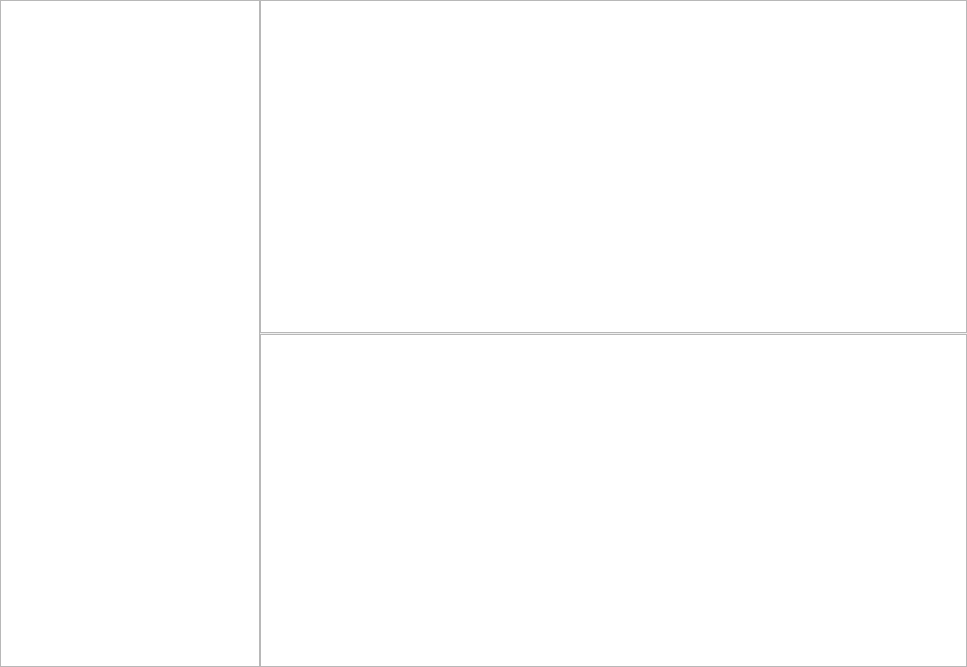
<?xml version="1.0" encoding="UTF-8"?>
<ui version="4.0">
 <class>pe_analysis_toolClass</class>
 <widget class="QMainWindow" name="pe_analysis_toolClass">
  <property name="geometry">
   <rect>
    <x>0</x>
    <y>0</y>
    <width>967</width>
    <height>667</height>
   </rect>
  </property>
  <property name="windowTitle">
   <string>pe_analysis_tool</string>
  </property>
  <widget class="QWidget" name="centralWidget">
   <property name="sizePolicy">
    <sizepolicy hsizetype="Expanding" vsizetype="Expanding">
     <horstretch>0</horstretch>
     <verstretch>0</verstretch>
    </sizepolicy>
   </property>
   <layout class="QHBoxLayout" name="horizontalLayout_2">
    <property name="spacing">
     <number>0</number>
    </property>
    <property name="leftMargin">
     <number>0</number>
    </property>
    <property name="topMargin">
     <number>0</number>
    </property>
    <property name="rightMargin">
     <number>0</number>
    </property>
    <property name="bottomMargin">
     <number>0</number>
    </property>
    <item>
     <layout class="QHBoxLayout" name="horizontalLayout">
      <property name="spacing">
       <number>0</number>
      </property>
      <item>
       <widget class="QTreeView" name="treeView">
        <property name="sizePolicy">
         <sizepolicy hsizetype="Expanding" vsizetype="Expanding">
          <horstretch>0</horstretch>
          <verstretch>0</verstretch>
         </sizepolicy>
        </property>
        <property name="maximumSize">
         <size>
          <width>260</width>
          <height>16777215</height>
         </size>
        </property>
        <property name="baseSize">
         <size>
          <width>0</width>
          <height>0</height>
         </size>
        </property>
       </widget>
      </item>
      <item>
       <widget class="QStackedWidget" name="stackedWidget">
        <property name="sizePolicy">
         <sizepolicy hsizetype="Expanding" vsizetype="Expanding">
          <horstretch>0</horstretch>
          <verstretch>0</verstretch>
         </sizepolicy>
        </property>
        <property name="currentIndex">
         <number>0</number>
        </property>
        <widget class="QWidget" name="pageMain">
         <property name="sizePolicy">
          <sizepolicy hsizetype="Expanding" vsizetype="Expanding">
           <horstretch>0</horstretch>
           <verstretch>0</verstretch>
          </sizepolicy>
         </property>
         <layout class="QVBoxLayout" name="verticalLayout">
          <property name="spacing">
           <number>3</number>
          </property>
          <property name="leftMargin">
           <number>0</number>
          </property>
          <property name="topMargin">
           <number>0</number>
          </property>
          <property name="rightMargin">
           <number>0</number>
          </property>
          <property name="bottomMargin">
           <number>0</number>
          </property>
          <item>
           <widget class="QSplitter" name="splitter_2">
            <property name="sizePolicy">
             <sizepolicy hsizetype="Expanding" vsizetype="Expanding">
              <horstretch>0</horstretch>
              <verstretch>0</verstretch>
             </sizepolicy>
            </property>
            <property name="orientation">
             <enum>Qt::Vertical</enum>
            </property>
            <property name="handleWidth">
             <number>1</number>
            </property>
            <widget class="QTableView" name="tableFileInfoUp">
             <property name="sizePolicy">
              <sizepolicy hsizetype="Expanding" vsizetype="Expanding">
               <horstretch>0</horstretch>
               <verstretch>0</verstretch>
              </sizepolicy>
             </property>
            </widget>
            <widget class="QTableView" name="tableFileInfoDown">
             <property name="sizePolicy">
              <sizepolicy hsizetype="Expanding" vsizetype="Expanding">
               <horstretch>0</horstretch>
               <verstretch>0</verstretch>
              </sizepolicy>
             </property>
            </widget>
           </widget>
          </item>
         </layout>
        </widget>
        <widget class="QWidget" name="pageDos">
         <layout class="QVBoxLayout" name="verticalLayout_4">
          <property name="spacing">
           <number>3</number>
          </property>
          <property name="leftMargin">
           <number>0</number>
          </property>
          <property name="topMargin">
           <number>0</number>
          </property>
          <property name="rightMargin">
           <number>0</number>
          </property>
          <property name="bottomMargin">
           <number>0</number>
          </property>
          <item>
           <widget class="QTableView" name="tableDos"/>
          </item>
         </layout>
        </widget>
        <widget class="QWidget" name="pageNt">
         <layout class="QVBoxLayout" name="verticalLayout_5">
          <property name="spacing">
           <number>3</number>
          </property>
          <property name="leftMargin">
           <number>0</number>
          </property>
          <property name="topMargin">
           <number>0</number>
          </property>
          <property name="rightMargin">
           <number>0</number>
          </property>
          <property name="bottomMargin">
           <number>0</number>
          </property>
          <item>
           <widget class="QTableView" name="tableNt"/>
          </item>
         </layout>
        </widget>
        <widget class="QWidget" name="pageFile">
         <layout class="QVBoxLayout" name="verticalLayout_6">
          <property name="spacing">
           <number>3</number>
          </property>
          <property name="leftMargin">
           <number>0</number>
          </property>
          <property name="topMargin">
           <number>0</number>
          </property>
          <property name="rightMargin">
           <number>0</number>
          </property>
          <property name="bottomMargin">
           <number>0</number>
          </property>
          <item>
           <widget class="QTableView" name="tableFile"/>
          </item>
         </layout>
        </widget>
        <widget class="QWidget" name="pageOpt">
         <layout class="QVBoxLayout" name="verticalLayout_7">
          <property name="spacing">
           <number>3</number>
          </property>
          <property name="leftMargin">
           <number>0</number>
          </property>
          <property name="topMargin">
           <number>0</number>
          </property>
          <property name="rightMargin">
           <number>0</number>
          </property>
          <property name="bottomMargin">
           <number>0</number>
          </property>
          <item>
           <widget class="QTableView" name="tableOpt"/>
          </item>
         </layout>
        </widget>
        <widget class="QWidget" name="pageData">
         <layout class="QVBoxLayout" name="verticalLayout_8">
          <property name="spacing">
           <number>3</number>
          </property>
          <property name="leftMargin">
           <number>0</number>
          </property>
          <property name="topMargin">
           <number>0</number>
          </property>
          <property name="rightMargin">
           <number>0</number>
          </property>
          <property name="bottomMargin">
           <number>0</number>
          </property>
          <item>
           <widget class="QTableView" name="tableData"/>
          </item>
         </layout>
        </widget>
        <widget class="QWidget" name="pageSec">
         <layout class="QVBoxLayout" name="verticalLayout_9">
          <property name="spacing">
           <number>3</number>
          </property>
          <property name="leftMargin">
           <number>0</number>
          </property>
          <property name="topMargin">
           <number>0</number>
          </property>
          <property name="rightMargin">
           <number>0</number>
          </property>
          <property name="bottomMargin">
           <number>0</number>
          </property>
          <item>
           <widget class="QSplitter" name="splitter">
            <property name="orientation">
             <enum>Qt::Vertical</enum>
            </property>
            <property name="handleWidth">
             <number>2</number>
            </property>
            <widget class="QTableView" name="tableSec">
             <property name="sizePolicy">
              <sizepolicy hsizetype="Expanding" vsizetype="Expanding">
               <horstretch>0</horstretch>
               <verstretch>1</verstretch>
              </sizepolicy>
             </property>
            </widget>
            <widget class="QTextEdit" name="textEditSec">
             <property name="maximumSize">
              <size>
               <width>16777215</width>
               <height>80</height>
              </size>
             </property>
             <property name="readOnly">
              <bool>false</bool>
             </property>
            </widget>
            <widget class="QWidget" name="widgetSec" native="true">
             <property name="sizePolicy">
              <sizepolicy hsizetype="Preferred" vsizetype="Expanding">
               <horstretch>0</horstretch>
               <verstretch>1</verstretch>
              </sizepolicy>
             </property>
            </widget>
           </widget>
          </item>
         </layout>
        </widget>
        <widget class="QWidget" name="pageExp">
         <layout class="QVBoxLayout" name="verticalLayout_10">
          <property name="spacing">
           <number>3</number>
          </property>
          <property name="leftMargin">
           <number>0</number>
          </property>
          <property name="topMargin">
           <number>0</number>
          </property>
          <property name="rightMargin">
           <number>0</number>
          </property>
          <property name="bottomMargin">
           <number>0</number>
          </property>
          <item>
           <widget class="QSplitter" name="splitter_4">
            <property name="orientation">
             <enum>Qt::Vertical</enum>
            </property>
            <property name="handleWidth">
             <number>2</number>
            </property>
            <widget class="QTableView" name="tableExpUp"/>
            <widget class="QTableView" name="tableExpDown"/>
           </widget>
          </item>
         </layout>
        </widget>
        <widget class="QWidget" name="pageImpDir">
         <layout class="QVBoxLayout" name="verticalLayout_11">
          <property name="spacing">
           <number>3</number>
          </property>
          <property name="leftMargin">
           <number>0</number>
          </property>
          <property name="topMargin">
           <number>0</number>
          </property>
          <property name="rightMargin">
           <number>0</number>
          </property>
          <property name="bottomMargin">
           <number>0</number>
          </property>
          <item>
           <widget class="QSplitter" name="splitter_5">
            <property name="orientation">
             <enum>Qt::Vertical</enum>
            </property>
            <property name="handleWidth">
             <number>2</number>
            </property>
            <widget class="QTableView" name="tableImpDirUp"/>
            <widget class="QTableView" name="tableImpDirDown"/>
           </widget>
          </item>
         </layout>
        </widget>
        <widget class="QWidget" name="pageRes">
         <layout class="QVBoxLayout" name="verticalLayout_12">
          <property name="spacing">
           <number>3</number>
          </property>
          <property name="leftMargin">
           <number>0</number>
          </property>
          <property name="topMargin">
           <number>0</number>
          </property>
          <property name="rightMargin">
           <number>0</number>
          </property>
          <property name="bottomMargin">
           <number>0</number>
          </property>
          <item>
           <widget class="QSplitter" name="splitter_6">
            <property name="orientation">
             <enum>Qt::Vertical</enum>
            </property>
            <property name="handleWidth">
             <number>2</number>
            </property>
            <widget class="QTreeView" name="treeRes"/>
            <widget class="QTableView" name="tableRes"/>
           </widget>
          </item>
         </layout>
        </widget>
        <widget class="QWidget" name="pageRel">
         <layout class="QVBoxLayout" name="verticalLayout_13">
          <property name="spacing">
           <number>3</number>
          </property>
          <property name="leftMargin">
           <number>0</number>
          </property>
          <property name="topMargin">
           <number>0</number>
          </property>
          <property name="rightMargin">
           <number>0</number>
          </property>
          <property name="bottomMargin">
           <number>0</number>
          </property>
          <item>
           <widget class="QSplitter" name="splitter_7">
            <property name="orientation">
             <enum>Qt::Vertical</enum>
            </property>
            <property name="handleWidth">
             <number>0</number>
            </property>
            <widget class="QTableView" name="tableRelUp"/>
            <widget class="QTableView" name="tableRelDown"/>
           </widget>
          </item>
         </layout>
        </widget>
        <widget class="QWidget" name="pageDebug">
         <layout class="QVBoxLayout" name="verticalLayout_14">
          <property name="spacing">
           <number>3</number>
          </property>
          <property name="leftMargin">
           <number>0</number>
          </property>
          <property name="topMargin">
           <number>0</number>
          </property>
          <property name="rightMargin">
           <number>0</number>
          </property>
          <property name="bottomMargin">
           <number>0</number>
          </property>
          <item>
           <widget class="QTableView" name="tableDebug"/>
          </item>
         </layout>
        </widget>
        <widget class="QWidget" name="pageAddr">
         <property name="sizePolicy">
          <sizepolicy hsizetype="Expanding" vsizetype="Expanding">
           <horstretch>0</horstretch>
           <verstretch>0</verstretch>
          </sizepolicy>
         </property>
         <layout class="QVBoxLayout" name="verticalLayout_3">
          <property name="spacing">
           <number>3</number>
          </property>
          <property name="leftMargin">
           <number>0</number>
          </property>
          <property name="topMargin">
           <number>0</number>
          </property>
          <property name="rightMargin">
           <number>0</number>
          </property>
          <property name="bottomMargin">
           <number>0</number>
          </property>
          <item>
           <widget class="QSplitter" name="splitter_3">
            <property name="sizePolicy">
             <sizepolicy hsizetype="Expanding" vsizetype="Expanding">
              <horstretch>0</horstretch>
              <verstretch>0</verstretch>
             </sizepolicy>
            </property>
            <property name="lineWidth">
             <number>1</number>
            </property>
            <property name="orientation">
             <enum>Qt::Vertical</enum>
            </property>
            <property name="handleWidth">
             <number>3</number>
            </property>
            <widget class="QTableView" name="tableAddr">
             <property name="maximumSize">
              <size>
               <width>16777215</width>
               <height>100</height>
              </size>
             </property>
             <property name="baseSize">
              <size>
               <width>0</width>
               <height>0</height>
              </size>
             </property>
            </widget>
            <widget class="QWidget" name="widgetAddr" native="true">
             <property name="sizePolicy">
              <sizepolicy hsizetype="Expanding" vsizetype="Expanding">
               <horstretch>0</horstretch>
               <verstretch>1</verstretch>
              </sizepolicy>
             </property>
            </widget>
           </widget>
          </item>
         </layout>
        </widget>
        <widget class="QWidget" name="pageDep">
         <layout class="QVBoxLayout" name="verticalLayout_15">
          <property name="spacing">
           <number>3</number>
          </property>
          <property name="leftMargin">
           <number>0</number>
          </property>
          <property name="topMargin">
           <number>0</number>
          </property>
          <property name="rightMargin">
           <number>0</number>
          </property>
          <property name="bottomMargin">
           <number>0</number>
          </property>
          <item>
           <widget class="QSplitter" name="splitter_9">
            <property name="orientation">
             <enum>Qt::Horizontal</enum>
            </property>
            <property name="handleWidth">
             <number>2</number>
            </property>
            <widget class="QTreeView" name="treeDep"/>
            <widget class="QSplitter" name="splitter_8">
             <property name="sizePolicy">
              <sizepolicy hsizetype="Expanding" vsizetype="Expanding">
               <horstretch>1</horstretch>
               <verstretch>0</verstretch>
              </sizepolicy>
             </property>
             <property name="orientation">
              <enum>Qt::Vertical</enum>
             </property>
             <property name="handleWidth">
              <number>2</number>
             </property>
             <widget class="QTableView" name="tableDepUp"/>
             <widget class="QTableView" name="tableDepDown"/>
            </widget>
           </widget>
          </item>
         </layout>
        </widget>
        <widget class="QWidget" name="pageHex">
         <layout class="QVBoxLayout" name="verticalLayout_2">
          <property name="spacing">
           <number>3</number>
          </property>
          <property name="leftMargin">
           <number>0</number>
          </property>
          <property name="topMargin">
           <number>0</number>
          </property>
          <property name="rightMargin">
           <number>0</number>
          </property>
          <property name="bottomMargin">
           <number>0</number>
          </property>
          <item>
           <widget class="QWidget" name="widgetHex" native="true"/>
          </item>
         </layout>
        </widget>
        <widget class="QWidget" name="pageIde"/>
        <widget class="QWidget" name="pageImpAdder"/>
        <widget class="QWidget" name="pageQui"/>
        <widget class="QWidget" name="pageReb"/>
        <widget class="QWidget" name="pageResEdit"/>
        <widget class="QWidget" name="pageUpx"/>
        <widget class="QWidget" name="pageNull"/>
       </widget>
      </item>
     </layout>
    </item>
   </layout>
  </widget>
  <action name="actionOpen">
   <property name="text">
    <string>Open</string>
   </property>
  </action>
  <action name="actionClose">
   <property name="text">
    <string>Close</string>
   </property>
  </action>
  <action name="actionSave">
   <property name="text">
    <string>Save</string>
   </property>
  </action>
  <action name="actionSave_As">
   <property name="text">
    <string>Save As...</string>
   </property>
  </action>
  <action name="actionPer">
   <property name="text">
    <string>Preferences</string>
   </property>
  </action>
 </widget>
 <layoutdefault spacing="6" margin="11"/>
 <resources>
  <include location="pe_analysis_tool.qrc"/>
 </resources>
 <connections/>
</ui>
